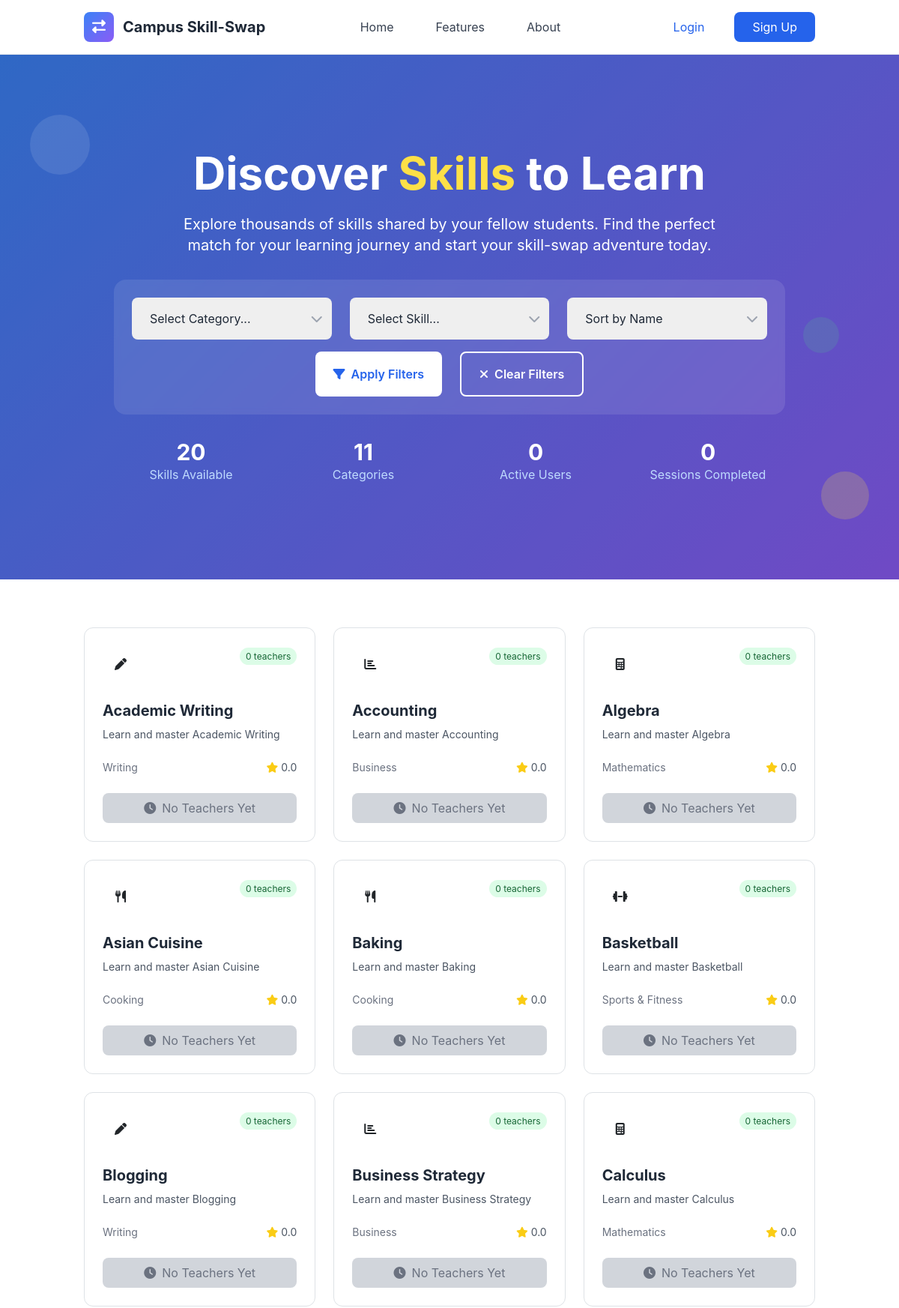
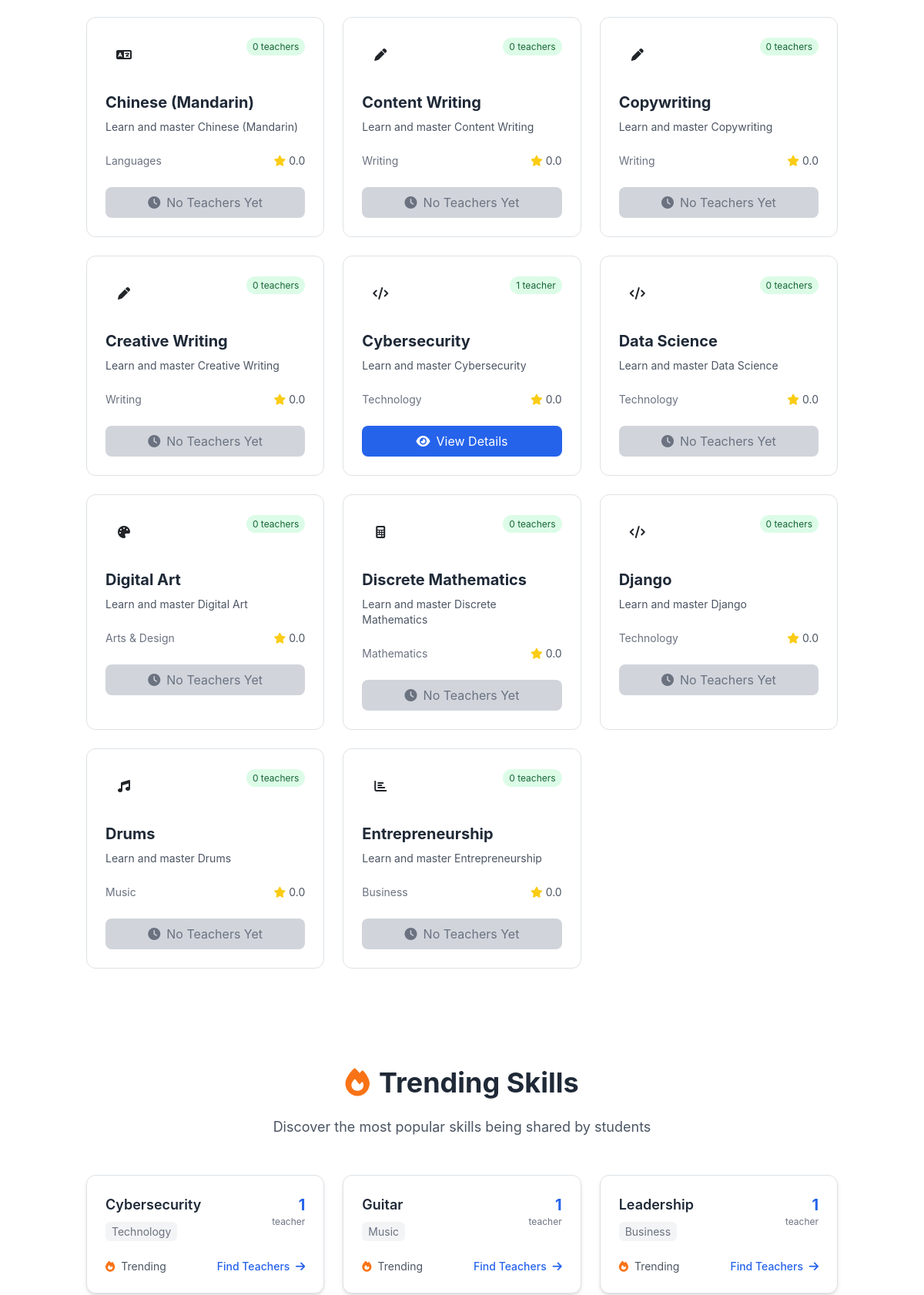
Screenshot of /skills/ (upper part) with the database file from the repository (2 pictures, top to bottom).
### skills/models.py (models this page shows, shortened)
class Skill(models.Model):
    name = models.CharField(max_length=100)
    category = models.ForeignKey(SkillCategory, on_delete=models.CASCADE, related_name='skills')
    description = models.TextField(blank=True)
    is_popular = models.BooleanField(default=False)
    created_at = models.DateTimeField(auto_now_add=True)
    updated_at = models.DateTimeField(auto_now=True)
    class Meta:
        ordering = ['category__name', 'name']
        unique_together = ['name', 'category']

class SkillCategory(models.Model):
    name = models.CharField(max_length=100, unique=True)
    description = models.TextField(blank=True)
    icon = models.CharField(max_length=50, blank=True, help_text="CSS icon class")
    color = models.CharField(max_length=7, default='#3B82F6', help_text="Hex color code")
    is_active = models.BooleanField(default=True)
    created_at = models.DateTimeField(auto_now_add=True)
    updated_at = models.DateTimeField(auto_now=True)
    class Meta:
        ordering = ['name']
        verbose_name_plural = "Skill Categories"
        db_table = 'category'

### skills/views.py (the view)
# urls.py: path('', views.SkillListView.as_view(), name='skill_list'),
class SkillListView(ListView):
    model = Skill
    template_name = 'skills/skill_list.html'
    context_object_name = 'skills'
    paginate_by = 20
    def get_queryset(self):
        queryset = Skill.objects.filter(category__is_active=True).annotate(
            offered_count=Count('offered_by_users')
        )
        category = self.request.GET.get('category')
        skill = self.request.GET.get('skill')
        sort_by = self.request.GET.get('sort', 'name')
        if category:
            queryset = queryset.filter(category_id=category)
        if skill:
            queryset = queryset.filter(id=skill)
        if sort_by == 'popular':
            queryset = queryset.order_by('-offered_count', 'name')
        elif sort_by == 'recent':
            queryset = queryset.order_by('-created_at', 'name')
        else:  # default to name
            queryset = queryset.order_by('name')
        return queryset
    def get_context_data(self, **kwargs):
        context = super().get_context_data(**kwargs)
        context['search_form'] = SkillSearchForm(self.request.GET)
        has_filters = bool(self.request.GET.get('category') or self.request.GET.get('skill'))
        show_trending = not has_filters
        context['show_trending'] = show_trending
        if show_trending:
            trending_skills = (Skill.objects
                              .filter(category__is_active=True)
                              .annotate(offered_count=Count('offered_by_users'))
                              .filter(offered_count__gt=0)
                              .order_by('-offered_count', 'name')[:15])
            context['trending_skills'] = trending_skills
        context['categories'] = SkillCategory.objects.filter(is_active=True).annotate(
            skill_count=Count('skills')
        )
        if self.request.GET.get('category'):
            try:
                selected_category = SkillCategory.objects.get(id=self.request.GET.get('category'))
                context['selected_category'] = selected_category
            except SkillCategory.DoesNotExist:
                pass
        if self.request.GET.get('skill'):
            try:
                selected_skill = Skill.objects.get(id=self.request.GET.get('skill'))
                context['selected_skill'] = selected_skill
            except Skill.DoesNotExist:
                pass
        context['show_more_url'] = 'skills:trending_skills_more'
        return context

### skills/forms.py
class SkillSearchForm(forms.Form):
    category = forms.ModelChoiceField(
        queryset=SkillCategory.objects.filter(is_active=True),
        required=False,
        empty_label="Select Category...",
        widget=forms.Select(attrs={'class': 'form-control'})
    )
    skill = forms.ModelChoiceField(
        queryset=Skill.objects.none(),
        required=False,
        empty_label="Select Skill...",
        widget=forms.Select(attrs={'class': 'form-control'})
    )
    def __init__(self, *args, **kwargs):
        super().__init__(*args, **kwargs)
        if 'category' in self.data and self.data.get('category'):
            try:
                category_id = int(self.data.get('category'))
                self.fields['skill'].queryset = Skill.objects.filter(category_id=category_id).order_by('name')
            except (ValueError, TypeError):
                pass

### templates/skills/skill_list.html (shortened to what this page needs)
{% extends 'base.html' %}
{% load static %}
{% block content %}
<section class="gradient-bg relative overflow-hidden">
    <div class="relative container mx-auto px-4 py-20 lg:py-32">
        <div class="text-center text-white">
            <h1 class="text-4xl lg:text-6xl font-bold mb-6 leading-tight">
                Discover <span class="text-yellow-300">Skills</span> to Learn
            </h1>
            <p class="text-lg lg:text-xl mb-8 max-w-3xl mx-auto">
                Explore thousands of skills shared by your fellow students. Find the perfect match for your learning journey
                and start your skill-swap adventure today.
            </p>
            <div class="max-w-4xl mx-auto bg-white/10 backdrop-blur-sm rounded-2xl p-6 mb-8">
                <form method="get" class="space-y-4">
                    <div class="grid grid-cols-1 md:grid-cols-3 gap-4">
                        <div class="relative">
                            <select name="category" id="id_category" class="w-full px-4 py-3 rounded-lg border-0 text-gray-800 focus:ring-2 focus:ring-blue-500 appearance-none">
                                <option value="">Select Category...</option>
                            </select>
                        </div>
                        <div class="relative">
                            <select name="skill" id="id_skill" class="w-full px-4 py-3 rounded-lg border-0 text-gray-800 focus:ring-2 focus:ring-blue-500 appearance-none" {% if not request.GET.category %}disabled{% endif %}>
                                <option value="">Select Skill...</option>
                            </select>
                        </div>
                        <div class="relative">
                            <select name="sort" class="w-full px-4 py-3 rounded-lg border-0 text-gray-800 focus:ring-2 focus:ring-blue-500 appearance-none">
                                <option value="name" {% if request.GET.sort == 'name' %}selected{% endif %}>Sort by Name</option>
                            </select>
                        </div>
                    </div>
                    <div class="flex flex-col sm:flex-row gap-4 justify-center">
                        <button type="submit" class="bg-white text-blue-600 px-6 py-3 rounded-lg font-semibold hover:bg-gray-100 transition-all">
                            <i class="fas fa-filter mr-2"></i>Apply Filters
                        </button>
                        <a href="{% url 'skills:skill_list' %}" class="border-2 border-white text-white px-6 py-3 rounded-lg font-semibold hover:bg-white hover:text-blue-600 transition-all text-center">
                            <i class="fas fa-times mr-2"></i>Clear Filters
                        </a>
                    </div>
                </form>
            </div>
            <div class="grid grid-cols-2 md:grid-cols-4 gap-6 max-w-4xl mx-auto">
                <div class="text-center">
                    <div class="text-3xl font-bold">{{ skills.count|default:"0" }}</div>
                    <div class="text-blue-200">Skills Available</div>
                </div>
                <div class="text-center">
                    <div class="text-3xl font-bold">{{ categories.count|default:"0" }}</div>
                    <div class="text-blue-200">Categories</div>
                </div>
                <div class="text-center">
                    <div class="text-3xl font-bold">{{ total_users|default:"0" }}</div>
                    <div class="text-blue-200">Active Users</div>
                </div>
                <div class="text-center">
                    <div class="text-3xl font-bold">{{ total_sessions|default:"0" }}</div>
                    <div class="text-blue-200">Sessions Completed</div>
                </div>
            </div>
        </div>
    </div>
    <div class="absolute top-20 left-10 w-20 h-20 bg-white opacity-10 rounded-full animate-bounce"></div>
    <div class="absolute bottom-20 right-10 w-16 h-16 bg-yellow-300 opacity-20 rounded-full animate-pulse"></div>
    <div class="absolute top-1/2 right-20 w-12 h-12 bg-green-400 opacity-15 rounded-full animate-bounce delay-75"></div>
</section>
<section class="py-16 bg-white">
    <div class="container mx-auto px-4">
        {% if skills %}
            <div class="grid grid-cols-1 md:grid-cols-2 lg:grid-cols-3 xl:grid-cols-4 gap-6">
                {% for skill in skills %}
                    <div class="skill-card bg-white border border-gray-200 rounded-xl p-6 hover:shadow-xl transition-all duration-300 transform hover:-translate-y-1">
                        <div class="flex items-start justify-between mb-4">
                            <div class="w-12 h-12 bg-{{ skill.category.color|default:'blue' }}-100 rounded-full flex items-center justify-center">
                                <i class="{{ skill.category.icon|default:'fas fa-star' }} text-{{ skill.category.color|default:'blue' }}-600"></i>
                            </div>
                            <div class="text-right">
                                <span class="bg-green-100 text-green-800 text-xs px-2 py-1 rounded-full">
                                    {{ skill.offered_count }} teacher{{ skill.offered_count|pluralize }}
                                </span>
                            </div>
                        </div>
                        <h3 class="text-xl font-bold text-gray-800 mb-2">{{ skill.name }}</h3>
                        <p class="text-gray-600 text-sm mb-4">{{ skill.description|truncatewords:15 }}</p>
                        <div class="flex items-center justify-between mb-4">
                            <span class="text-sm text-gray-500">{{ skill.category.name }}</span>
                            <div class="flex items-center text-yellow-400">
                                <i class="fas fa-star text-sm"></i>
                                <span class="text-sm text-gray-600 ml-1">{{ skill.average_rating|default:"0.0" }}</span>
                            </div>
                        </div>
                        <div class="space-y-2">
                            {% if skill.offered_count > 0 %}
                                <a href="{% url 'skills:skill_detail' skill.id %}" class="w-full bg-blue-600 text-white py-2 px-4 rounded-lg text-center block hover:bg-blue-700 transition-colors">
                                    <i class="fas fa-eye mr-2"></i>View Details
                                </a>
                            {% else %}
                                <div class="w-full bg-gray-300 text-gray-500 py-2 px-4 rounded-lg text-center">
                                    <i class="fas fa-clock mr-2"></i>No Teachers Yet
                                </div>
                            {% endif %}
                        </div>
                    </div>
                {% endfor %}
            </div>
        {% endif %}
    </div>
</section>
{% if show_trending %}
<section class="py-16 bg-white" id="trending-skills">
    <div class="container mx-auto px-4">
        <div class="text-center mb-12">
            <h2 class="text-3xl lg:text-4xl font-bold text-gray-800 mb-4">
                <i class="fas fa-fire text-orange-500 mr-3"></i>Trending Skills
            </h2>
            <p class="text-lg text-gray-600">
                Discover the most popular skills being shared by students
            </p>
        </div>
        {% if trending_skills %}
            <div class="grid grid-cols-1 md:grid-cols-2 lg:grid-cols-3 gap-6 mb-8">
                {% for skill in trending_skills %}
                    <div class="skill-card bg-white rounded-xl shadow-md p-6 hover:shadow-lg transition-all border">
                        <div class="flex items-start justify-between mb-4">
                            <div class="flex-1">
                                <h3 class="text-lg font-semibold text-gray-800 mb-2">{{ skill.name }}</h3>
                                <span class="text-sm text-gray-500 bg-gray-100 px-2 py-1 rounded">{{ skill.category.name }}</span>
                            </div>
                            <div class="text-right">
                                <div class="text-xl font-bold text-blue-600">{{ skill.offered_count }}</div>
                                <div class="text-xs text-gray-500">teacher{{ skill.offered_count|pluralize }}</div>
                            </div>
                        </div>
                        <div class="flex justify-between items-center">
                            <div class="flex items-center space-x-2">
                                <i class="fas fa-fire text-orange-500 text-sm"></i>
                                <span class="text-sm text-gray-600">Trending</span>
                            </div>
                            <a href="?skill={{ skill.id }}" class="text-blue-600 hover:text-blue-800 text-sm font-medium">
                                Find Teachers <i class="fas fa-arrow-right ml-1"></i>
                            </a>
                        </div>
                    </div>
                {% endfor %}
            </div>
        {% endif %}
    </div>
</section>
{% endif %}
{% endblock %}

### templates/base.html (style rules this page uses)
:root { --primary-color: #3B82F6; --secondary-color: #10B981; --accent-color: #8B5CF6; --warning-color: #F59E0B; --danger-color: #EF4444; }
body { font-family: 'Inter', -apple-system, BlinkMacSystemFont, sans-serif; }
.gradient-bg { background: linear-gradient(135deg, var(--primary-color) 0%, var(--accent-color) 100%); }
.skill-card { transition: all 0.3s ease; border: 1px solid #e5e7eb; }

### rows the page displays
Skill: offered_count "0", name "Academic Writing", description "Learn and master Academic Writing", category.name "Writing", average_rating "0.0", shows "No Teachers Yet"
Skill: offered_count "0", name "Accounting", description "Learn and master Accounting", category.name "Business", average_rating "0.0", shows "No Teachers Yet"
Skill: offered_count "0", name "Algebra", description "Learn and master Algebra", category.name "Mathematics", average_rating "0.0", shows "No Teachers Yet"
Skill: offered_count "0", name "Asian Cuisine", description "Learn and master Asian Cuisine", category.name "Cooking", average_rating "0.0", shows "No Teachers Yet"
Skill: offered_count "0", name "Baking", description "Learn and master Baking", category.name "Cooking", average_rating "0.0", shows "No Teachers Yet"
Skill: offered_count "0", name "Basketball", description "Learn and master Basketball", category.name "Sports & Fitness", average_rating "0.0", shows "No Teachers Yet"
Skill: offered_count "0", name "Blogging", description "Learn and master Blogging", category.name "Writing", average_rating "0.0", shows "No Teachers Yet"
Skill: offered_count "0", name "Business Strategy", description "Learn and master Business Strategy", category.name "Business", average_rating "0.0", shows "No Teachers Yet"
Skill: offered_count "0", name "Calculus", description "Learn and master Calculus", category.name "Mathematics", average_rating "0.0", shows "No Teachers Yet"
Skill: offered_count "0", name "Chinese (Mandarin)", description "Learn and master Chinese (Mandarin)", category.name "Languages", average_rating "0.0", shows "No Teachers Yet"
Skill: offered_count "0", name "Content Writing", description "Learn and master Content Writing", category.name "Writing", average_rating "0.0", shows "No Teachers Yet"
Skill: offered_count "0", name "Copywriting", description "Learn and master Copywriting", category.name "Writing", average_rating "0.0", shows "No Teachers Yet"
Skill: offered_count "0", name "Creative Writing", description "Learn and master Creative Writing", category.name "Writing", average_rating "0.0", shows "No Teachers Yet"
Skill: offered_count "1", name "Cybersecurity", description "Learn and master Cybersecurity", category.name "Technology", average_rating "0.0", shows "View Details"
Skill: offered_count "0", name "Data Science", description "Learn and master Data Science", category.name "Technology", average_rating "0.0", shows "No Teachers Yet"
Skill: offered_count "0", name "Digital Art", description "Learn and master Digital Art", category.name "Arts & Design", average_rating "0.0", shows "No Teachers Yet"
Skill: offered_count "0", name "Discrete Mathematics", description "Learn and master Discrete Mathematics", category.name "Mathematics", average_rating "0.0", shows "No Teachers Yet"
Skill: offered_count "0", name "Django", description "Learn and master Django", category.name "Technology", average_rating "0.0", shows "No Teachers Yet"
Skill: offered_count "0", name "Drums", description "Learn and master Drums", category.name "Music", average_rating "0.0", shows "No Teachers Yet"
Skill: offered_count "0", name "Entrepreneurship", description "Learn and master Entrepreneurship", category.name "Business", average_rating "0.0", shows "No Teachers Yet"
Skill: name "Guitar", category.name "Music", offered_count "1"
Skill: name "Leadership", category.name "Business", offered_count "1"

### other values shown
{{ skills.count|default:"0" }} "20"
{{ categories.count|default:"0" }} "11"
{{ total_users|default:"0" }} "0"
{{ total_sessions|default:"0" }} "0"
